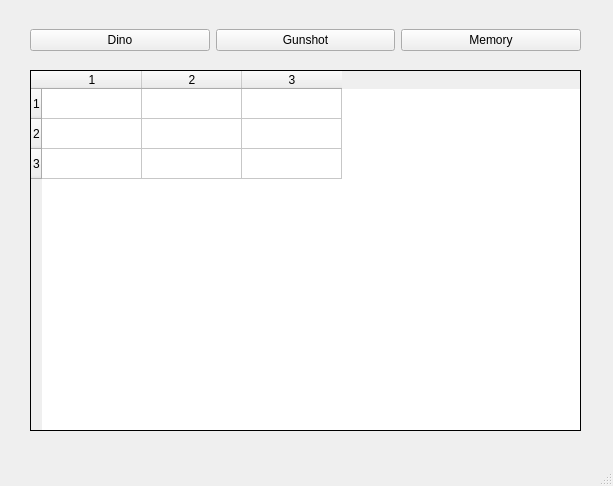
<?xml version="1.0" encoding="UTF-8"?>
<ui version="4.0">
 <class>MainWindow</class>
 <widget class="QMainWindow" name="MainWindow">
  <property name="geometry">
   <rect>
    <x>0</x>
    <y>0</y>
    <width>613</width>
    <height>486</height>
   </rect>
  </property>
  <property name="windowTitle">
   <string>MainWindow</string>
  </property>
  <widget class="QWidget" name="centralwidget">
   <widget class="QTableWidget" name="table">
    <property name="geometry">
     <rect>
      <x>30</x>
      <y>70</y>
      <width>551</width>
      <height>361</height>
     </rect>
    </property>
    <property name="contextMenuPolicy">
     <enum>Qt::DefaultContextMenu</enum>
    </property>
    <property name="frameShape">
     <enum>QFrame::Box</enum>
    </property>
    <property name="frameShadow">
     <enum>QFrame::Plain</enum>
    </property>
    <property name="lineWidth">
     <number>1</number>
    </property>
    <property name="gridStyle">
     <enum>Qt::SolidLine</enum>
    </property>
    <property name="sortingEnabled">
     <bool>true</bool>
    </property>
    <property name="wordWrap">
     <bool>true</bool>
    </property>
    <property name="cornerButtonEnabled">
     <bool>true</bool>
    </property>
    <property name="rowCount">
     <number>3</number>
    </property>
    <property name="columnCount">
     <number>3</number>
    </property>
    <attribute name="horizontalHeaderVisible">
     <bool>true</bool>
    </attribute>
    <attribute name="horizontalHeaderCascadingSectionResizes">
     <bool>false</bool>
    </attribute>
    <attribute name="horizontalHeaderStretchLastSection">
     <bool>false</bool>
    </attribute>
    <attribute name="verticalHeaderVisible">
     <bool>true</bool>
    </attribute>
    <attribute name="verticalHeaderCascadingSectionResizes">
     <bool>false</bool>
    </attribute>
    <attribute name="verticalHeaderShowSortIndicator" stdset="0">
     <bool>false</bool>
    </attribute>
    <attribute name="verticalHeaderStretchLastSection">
     <bool>false</bool>
    </attribute>
    <row/>
    <row/>
    <row/>
    <column/>
    <column/>
    <column/>
   </widget>
   <widget class="QWidget" name="horizontalLayoutWidget">
    <property name="geometry">
     <rect>
      <x>30</x>
      <y>10</y>
      <width>551</width>
      <height>61</height>
     </rect>
    </property>
    <layout class="QHBoxLayout" name="horizontalLayout">
     <item>
      <widget class="QPushButton" name="dino_btn">
       <property name="text">
        <string>Dino</string>
       </property>
      </widget>
     </item>
     <item>
      <widget class="QPushButton" name="gunshot_btn">
       <property name="text">
        <string>Gunshot</string>
       </property>
      </widget>
     </item>
     <item>
      <widget class="QPushButton" name="memory_btn">
       <property name="text">
        <string>Memory</string>
       </property>
      </widget>
     </item>
    </layout>
   </widget>
  </widget>
  <widget class="QMenuBar" name="menubar">
   <property name="geometry">
    <rect>
     <x>0</x>
     <y>0</y>
     <width>613</width>
     <height>21</height>
    </rect>
   </property>
  </widget>
  <widget class="QStatusBar" name="statusbar"/>
 </widget>
 <resources/>
 <connections/>
</ui>
